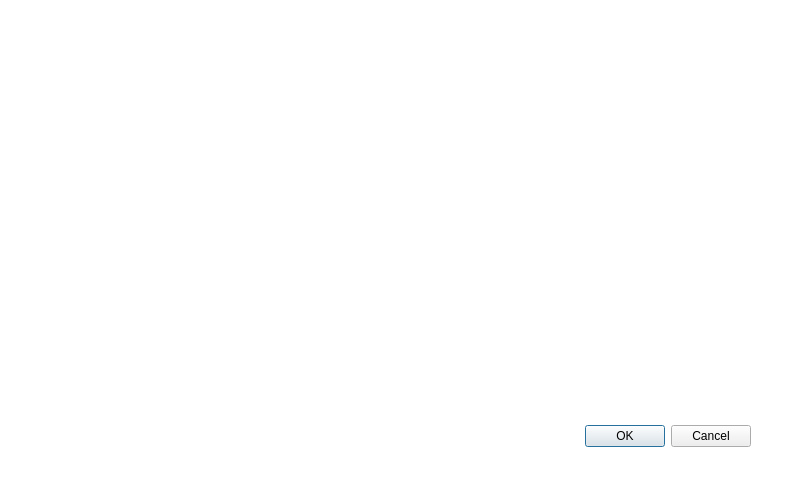
<?xml version="1.0" encoding="UTF-8"?>
<ui version="4.0">
 <class>instruction</class>
 <widget class="QDialog" name="instruction">
  <property name="geometry">
   <rect>
    <x>0</x>
    <y>0</y>
    <width>800</width>
    <height>500</height>
   </rect>
  </property>
  <property name="windowTitle">
   <string>Instructions</string>
  </property>
  <property name="styleSheet">
   <string notr="true">#instruction{
background-image: url(:/imagenes/CONTORNO.png);
background-color:white;
}</string>
  </property>
  <property name="modal">
   <bool>true</bool>
  </property>
  <widget class="QDialogButtonBox" name="buttonBox">
   <property name="geometry">
    <rect>
     <x>410</x>
     <y>420</y>
     <width>341</width>
     <height>32</height>
    </rect>
   </property>
   <property name="orientation">
    <enum>Qt::Horizontal</enum>
   </property>
   <property name="standardButtons">
    <set>QDialogButtonBox::Cancel|QDialogButtonBox::Ok</set>
   </property>
  </widget>
 </widget>
 <resources/>
 <connections>
  <connection>
   <sender>buttonBox</sender>
   <signal>accepted()</signal>
   <receiver>instruction</receiver>
   <slot>accept()</slot>
   <hints>
    <hint type="sourcelabel">
     <x>248</x>
     <y>254</y>
    </hint>
    <hint type="destinationlabel">
     <x>157</x>
     <y>274</y>
    </hint>
   </hints>
  </connection>
  <connection>
   <sender>buttonBox</sender>
   <signal>rejected()</signal>
   <receiver>instruction</receiver>
   <slot>reject()</slot>
   <hints>
    <hint type="sourcelabel">
     <x>316</x>
     <y>260</y>
    </hint>
    <hint type="destinationlabel">
     <x>286</x>
     <y>274</y>
    </hint>
   </hints>
  </connection>
 </connections>
</ui>
